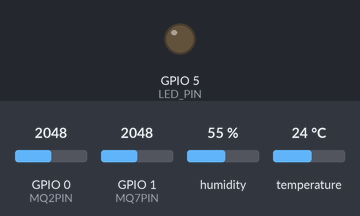
The sketch below on a simulated ESP32-C3. On the bench: output pins drawn as LEDs (lit = HIGH). The inputs (shaded band) are chosen by the test bench; at power-on: GPIO 0 (MQ2PIN) = 2048, GPIO 1 (MQ7PIN) = 2048, humidity 55 %, temperature 24 °C. WiFi joins after 1.5 s; servers stay silent unless stated; uploads are accepted with an empty reply; what the sketch prints to the serial monitor is not drawn.

Above: at 1.1 s.
At 2.6 s:
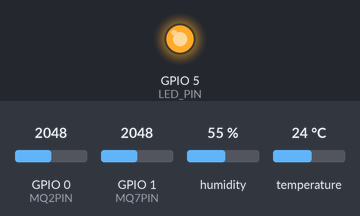
Timing chart, 0 to 4.1 s (numbered marks = the images above):
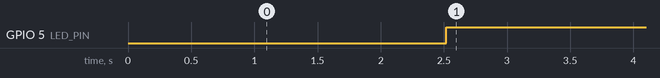

Measured:
- by itself, GPIO 5 (LED_PIN): LOW → HIGH at 2.5 s

The sketch:

sketch.ino
```cpp
/*
  =============================================================================
  PROYEK IoT ENVIRONMENTAL & GAS SENSING
  Target Board : ESP32-C3 Super Mini
  Sensor       : DHT22 (Suhu & Kelembapan), MQ-2 (LPG/Asap), MQ-7 (Karbon Monoksida / CO)
  Aktuator     : LED Merah (Indikator Bahaya Visual - Tanpa Buzzer)
  Cloud        : Firebase Realtime Database (via HTTPS REST API)
  =============================================================================
*/

#include <WiFi.h>
#include <HTTPClient.h>
#include <WiFiClientSecure.h>
#include "DHT.h"

// ---------------------- 1. KONFIGURASI WIFI & FIREBASE ----------------------
// Ganti dengan kredensial WiFi Anda
const char* WIFI_SSID = "NAMA_WIFI_ANDA";
const char* WIFI_PASSWORD = "PASSWORD_WIFI_ANDA";

// URL Firebase Realtime Database Anda (akhiri dengan /sensor_data.json)
// Contoh: "https://proyek-iot-kamu-default-rtdb.asia-southeast1.firebasedatabase.app/sensor_data.json"
// Atau: "https://proyek-iot-kamu-default-rtdb.firebaseio.com/sensor_data.json"
const char* FIREBASE_HOST = "https://NAMA_PROJECT_FIREBASE_ANDA-default-rtdb.firebaseio.com/sensor_data.json";

// Opsional: Database Secret / Auth Token jika database Anda diproteksi Rules (biarkan kosong jika mode pengujian)
const char* FIREBASE_AUTH = "";

// ---------------------- 2. PINOUT ESP32-C3 SUPER MINI -----------------------
#define DHTPIN   4      // GPIO 4: Data DHT22
#define DHTTYPE  DHT22  // Tipe Sensor DHT22 (AM2302)
#define MQ2PIN   0      // GPIO 0: ADC1_CH0 (MQ-2 LPG & Asap)
#define MQ7PIN   1      // GPIO 1: ADC1_CH1 (MQ-7 Karbon Monoksida / CO)
#define LED_PIN  5      // GPIO 5: Lampu LED Indikator Bahaya Merah

DHT dht(DHTPIN, DHTTYPE);

// Interval pengiriman data ke Firebase (milidetik)
unsigned long lastSendTime = 0;
const unsigned long sendInterval = 2500; // Kirim tiap 2.5 detik

// ---------------------- 3. INISIALISASI SISTEM -----------------------------
void connectWiFi() {
  Serial.print("Menghubungkan ke WiFi: ");
  Serial.println(WIFI_SSID);
  WiFi.begin(WIFI_SSID, WIFI_PASSWORD);

  int attempts = 0;
  while (WiFi.status() != WL_CONNECTED && attempts < 25) {
    delay(500);
    Serial.print(".");
    attempts++;
  }

  if (WiFi.status() == WL_CONNECTED) {
    Serial.println("\nWiFi Terhubung!");
    Serial.print("IP Address ESP32-C3: ");
    Serial.println(WiFi.localIP());
  } else {
    Serial.println("\nGagal terhubung ke WiFi. Berjalan dalam mode offline/lokal.");
  }
}

void setup() {
  Serial.begin(115200);
  delay(1000);
  Serial.println("\n==================================================");
  Serial.println(" Sistem Monitoring Lingkungan IoT - ESP32-C3 Super Mini");
  Serial.println("==================================================");

  // Inisialisasi LED
  pinMode(LED_PIN, OUTPUT);
  digitalWrite(LED_PIN, LOW); // Matikan LED saat awal start

  // Inisialisasi Sensor
  dht.begin();
  pinMode(MQ2PIN, INPUT);
  pinMode(MQ7PIN, INPUT);

  // Sambungkan ke WiFi
  connectWiFi();
}

// ---------------------- 4. FUNGSI KIRIM KE FIREBASE ------------------------
void sendToFirebase(float temperature, float humidity, float mq2PPM, float mq7PPM, bool isDanger) {
  if (WiFi.status() != WL_CONNECTED) {
    Serial.println("[Firebase] WiFi tidak terhubung, melewati pengiriman.");
    return;
  }

  WiFiClientSecure client;
  client.setInsecure(); // Mengabaikan validasi SSL fingerprint agar kompatibel & hemat memori

  HTTPClient http;

  // Format URL dengan Auth Token jika ada
  String url = String(FIREBASE_HOST);
  if (strlen(FIREBASE_AUTH) > 0) {
    url += "?auth=" + String(FIREBASE_AUTH);
  }

  if (http.begin(client, url)) {
    http.addHeader("Content-Type", "application/json");

    // Bentuk JSON Payload
    String statusStr = isDanger ? "BAHAYA" : "AMAN";
    String jsonPayload = "{";
    jsonPayload += "\"suhu\":" + String(temperature, 1) + ",";
    jsonPayload += "\"kelembapan\":" + String(humidity, 1) + ",";
    jsonPayload += "\"mq2_ppm\":" + String((int)mq2PPM) + ",";
    jsonPayload += "\"mq7_ppm\":" + String((int)mq7PPM) + ",";
    jsonPayload += "\"status_lingkungan\":\"" + statusStr + "\",";
    jsonPayload += "\"is_danger\":" + String(isDanger ? "true" : "false") + ",";
    jsonPayload += "\"led_status\":" + String(isDanger ? "true" : "false") + ",";
    jsonPayload += "\"last_updated\":" + String(millis());
    jsonPayload += "}";

    // Kirim menggunakan HTTP PUT agar menggantikan node /sensor_data
    int httpResponseCode = http.PUT(jsonPayload);

    if (httpResponseCode > 0) {
      Serial.print("[Firebase] Data terkirim sukses! HTTP Response: ");
      Serial.println(httpResponseCode);
    } else {
      Serial.print("[Firebase] Gagal kirim data, Error: ");
      Serial.println(http.errorToString(httpResponseCode).c_str());
    }
    http.end();
  } else {
    Serial.println("[Firebase] Gagal menginisialisasi koneksi HTTPClient.");
  }
}

// ---------------------- 5. LOOP UTAMA --------------------------------------
void loop() {
  // Reconnect WiFi otomatis jika terputus
  if (WiFi.status() != WL_CONNECTED && millis() > 10000) {
    WiFi.reconnect();
  }

  // 1. Baca Sensor Suhu & Kelembapan DHT22
  float humidity = dht.readHumidity();
  float temperature = dht.readTemperature();

  // Validasi pembacaan DHT22
  if (isnan(humidity) || isnan(temperature)) {
    Serial.println("[Warning] Gagal membaca sensor DHT22! Memeriksa koneksi...");
    humidity = 0.0;
    temperature = 0.0;
  }

  // 2. Baca Sensor Gas MQ-2 (ADC 0 - 4095 di ESP32-C3)
  int rawMQ2 = analogRead(MQ2PIN);
  // Estimasi kasar PPM Gas LPG/Asap (Ambang batas jurnal: normal < 300 PPM)
  float mq2PPM = map(rawMQ2, 0, 4095, 50, 600);

  // 3. Baca Sensor Gas MQ-7 (ADC 0 - 4095)
  int rawMQ7 = analogRead(MQ7PIN);
  // Estimasi kasar PPM Karbon Monoksida (CO) (Standar aman WHO: < 50 PPM)
  float mq7PPM = map(rawMQ7, 0, 4095, 5, 200);

  // 4. Logika Bahaya & Kontrol LED Merah (Tanpa Buzzer)
  // Bahaya jika: Gas MQ2 >= 300 PPM ATAU Gas MQ7 >= 50 PPM ATAU Suhu >= 35°C
  bool isDanger = (mq2PPM >= 300 || mq7PPM >= 50 || temperature >= 35.0);

  if (isDanger) {
    digitalWrite(LED_PIN, HIGH); // Nyalakan LED Merah Bahaya
  } else {
    digitalWrite(LED_PIN, LOW);  // Matikan LED
  }

  // 5. Cetak ke Serial Monitor untuk Debugging
  Serial.println("----------------------------------------------");
  Serial.printf("Suhu: %.1f *C | Lembap: %.1f %%\n", temperature, humidity);
  Serial.printf("MQ-2 (Raw: %d) -> Estimasi: %.0f PPM\n", rawMQ2, mq2PPM);
  Serial.printf("MQ-7 (Raw: %d) -> Estimasi: %.0f PPM\n", rawMQ7, mq7PPM);
  Serial.printf("Status Sistem : %s | LED Merah: %s\n",
                isDanger ? "🚨 BAHAYA" : "✅ AMAN",
                isDanger ? "MENYALA" : "PADAM");
  Serial.println("----------------------------------------------");

  // 6. Kirim Data Berkala ke Firebase
  if (millis() - lastSendTime >= sendInterval) {
    lastSendTime = millis();
    sendToFirebase(temperature, humidity, mq2PPM, mq7PPM, isDanger);
  }

  delay(1000);
}
```
